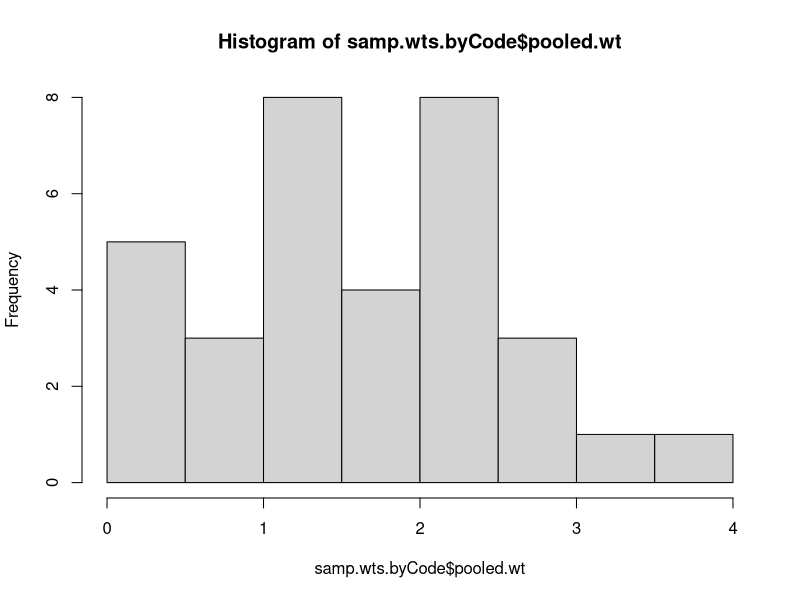

Write R code to recreate this figure.
#

data<-read.csv("data/approxSampleMass_forCfract.csv")

#identify sample meta data
library(tidyr)
library(dplyr)
stemSamples<-read.csv("derived_data/stemSamples.csv")
seqSamples<-read.csv("derived_data/seqSamples.csv") 

#first of all, remember that seqSamples and trait samples (xrf) have 2 unique codeStems
seqSamples %>%
  filter(!codeStem %in% stemSamples$codeStem) %>%
  separate(seq_sampName, into=c("drop","seq.stem"), 4, remove=FALSE) %>%
  filter(grepl("[1-9]", seq.stem)) -> extra.codeStems
all.codeStems <- c(as.character(stemSamples$codeStem), as.character(extra.codeStems$seq_sampName)) # list of all unique codeStems

#add sample meta data and reorganize dataframe
code.indx<-unique(stemSamples[,c("code","species","size","Family","Binomial","site")])
data %>%
  separate(sampleID, into=c("code","other"), sep=4, remove=FALSE) %>%
  left_join(code.indx) %>%
  mutate(codeStem=ifelse(sampleID %in% all.codeStems, as.character(sampleID), NA)) %>%
  mutate(wt_in_grams0=ifelse(wt_in_grams < 0, 0, wt_in_grams)) %>% 
  mutate(compositeSamp = ifelse(is.na(codeStem), TRUE, FALSE)) %>%
  select(sampleID, wt_in_grams, wt_in_grams0, code, codeStem, compositeSamp, species, size, Family, Binomial, site) %>%
  arrange(sampleID) -> samp.wts

#add trait data



#reps from all species and sizes
samp.wts %>%
  select(sampleID, code, compositeSamp) %>%
  group_by(code, compositeSamp) %>%
  summarize(numSamps = length(sampleID)) -> summ.all
dim(summ.all)[1] == length(unique(summ.all$code))
summ.all %>%
  filter(compositeSamp == TRUE) %>%
  select(code) -> comp.codes
# 33 unique codes
# 10 are composited codes -- all from the small size class
sum(summ.all$numSamps) # 82 samples in total

#non-composited samples only
samp.wts %>%
  filter(compositeSamp == FALSE) %>%
  select(sampleID, code, compositeSamp) %>%
  group_by(code) %>%
  summarize(numSamps = length(sampleID)) %>%
  arrange(code) -> summ.noncomposited
dim(summ.noncomposited)[1] # 23 unique codes
sum(summ.noncomposited$numSamps) # 70 samples in total

# small size only
samp.wts %>%
  filter(size == "small") %>%
  select(sampleID, code, compositeSamp) %>%
  group_by(code, compositeSamp) %>%
  summarize(numSamps = length(sampleID)) -> summ.small
dim(summ.small)[1] == length(unique(summ.small$code))
dim(summ.small)[1] # 21 unique codes
summ.small %>%
  filter(compositeSamp == TRUE) %>%
  select(code) -> comp.codes
# 10 are composited codes -- all from the small size class
sum(summ.small$numSamps) # 45 samples in total

# large size only
samp.wts %>%
  filter(size == "large") %>%
  select(sampleID, code, compositeSamp) %>%
  group_by(code, compositeSamp) %>%
  summarize(numSamps = length(sampleID)) -> summ.large
dim(summ.large)[1] == length(unique(summ.large$code))
dim(summ.large)[1] # 12 unique codes
sum(summ.large$numSamps) # 37 samples in total






#---------------------------------#
  
#summarize study design
samp.wts %>%
  select(sampleID, Binomial, size, codeStem) %>%
  arrange(Binomial, size, codeStem) %>%
  group_by(Binomial, size) %>%
  summarize(numSamps = length(sampleID)) -> tmp
write.table(tmp, file = "data/sawDust_sampleSummary.txt")

#total number of samples
dim(samp.wts)[1]

#average sample weight
range(samp.wts$wt_in_grams)
mean(samp.wts$wt_in_grams0)

#sum sample weight by code
samp.wts %>%
  group_by(code) %>%
  summarize(pooled.wt=sum(wt_in_grams0)) %>%
  left_join(code.indx) %>%
  arrange(pooled.wt) -> samp.wts.byCode

#average pooled sample weight
hist(samp.wts.byCode$pooled.wt)
mean(samp.wts.byCode$pooled.wt)

#number of samples if pooled by code
dim(samp.wts.byCode)[1]

#samples less than 0.20 g
samp.wts %>%
  filter(wt_in_grams < 0.15)



